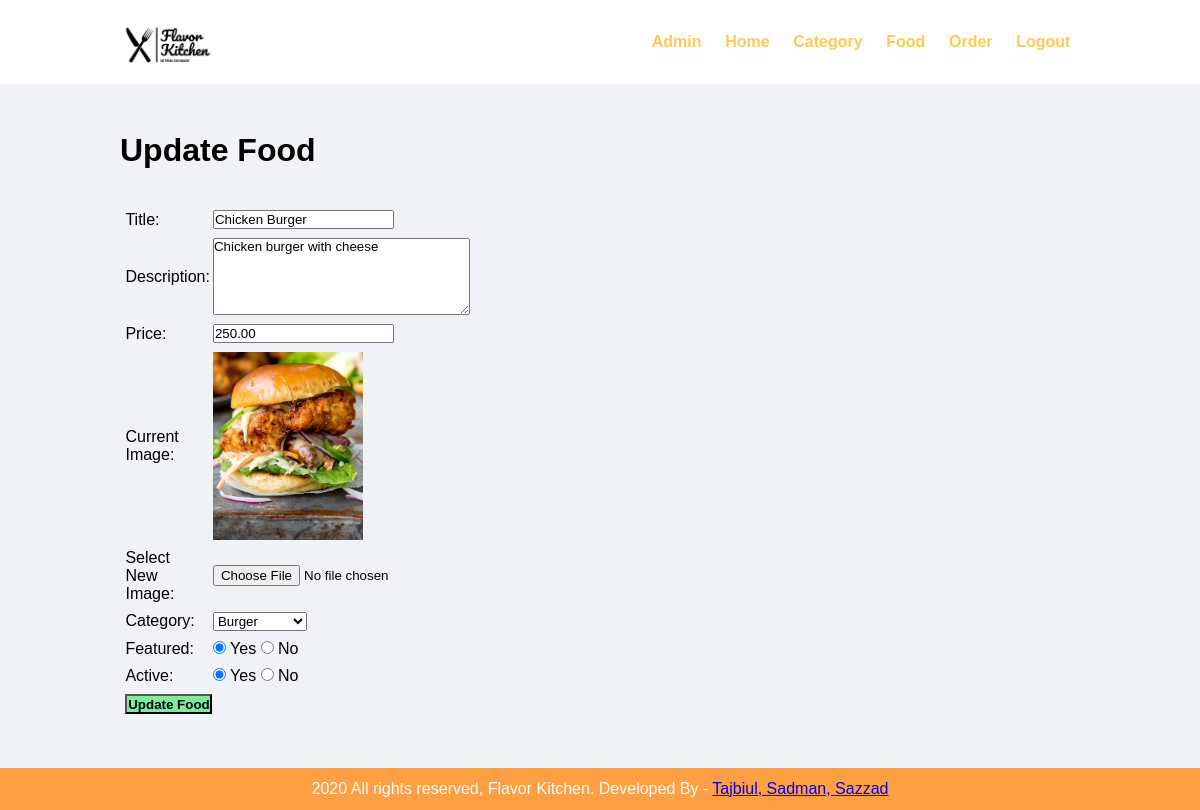
The app's page /admin/update-food.php?id=4 (signed in) with its own data.
### tables this page shows
CREATE TABLE `food` (
  `id` int(10) UNSIGNED NOT NULL,
  `title` varchar(100) NOT NULL,
  `description` text NOT NULL,
  `price` decimal(10,2) NOT NULL,
  `image` varchar(255) NOT NULL,
  `category` int(10) UNSIGNED NOT NULL,
  `featured` varchar(10) NOT NULL,
  `active` varchar(10) NOT NULL
);

CREATE TABLE `category` (
  `id` int(10) UNSIGNED NOT NULL,
  `title` varchar(100) NOT NULL,
  `image` varchar(255) NOT NULL,
  `featured` varchar(10) NOT NULL,
  `active` varchar(10) NOT NULL
);

### admin/update-food.php (the view, shortened to what this page needs)
<?php include('components/header.php'); ?>
<?php
    if(isset($_GET['id']))
    {
        $id = $_GET['id'];
        $sql2 = "SELECT * FROM food WHERE id=$id";
        $res2 = mysqli_query($conn, $sql2);
        $row2 = mysqli_fetch_assoc($res2);
        $title = $row2['title'];
        $description = $row2['description'];
        $price = $row2['price'];
        $current_image = $row2['image'];
        $current_category = $row2['category'];
        $featured = $row2['featured'];
        $active = $row2['active'];
    }
    else
    {
        header('location:'.SITEURL.'admin/manage-food.php');
    }
?>
<div class="main-content">
    <div class="wrapper">
        <h1>Update Food</h1>
        <br><br>
        <form action="" method="POST" enctype="multipart/form-data">
        <table class="tbl-30">
            <tr>
                <td>Title: </td>
                <td>
                    <input type="text" name="title" value="<?php echo $title; ?>">
                </td>
            </tr>
            <tr>
                <td>Description: </td>
                <td>
                    <textarea name="description" cols="30" rows="5"><?php echo $description; ?></textarea>
                </td>
            </tr>
            <tr>
                <td>Price: </td>
                <td>
                    <input type="number" name="price" value="<?php echo $price; ?>">
                </td>
            </tr>
            <tr>
                <td>Current Image: </td>
                <td>
                    <?php
                        if($current_image == "")
                        {
                            echo "<div class='error'>Image not Available.</div>";
                        }
                        else
                        {
                            ?>
                            <img src="<?php echo SITEURL; ?>images/food/<?php echo $current_image; ?>" width="150px">
                            <?php
                        }
                    ?>
                </td>
            </tr>
            <tr>
                <td>Select New Image: </td>
                <td>
                    <input type="file" name="image">
                </td>
            </tr>
            <tr>
                <td>Category: </td>
                <td>
                    <select name="category">
                        <?php
                            $sql = "SELECT * FROM category WHERE active='Yes'";
                            $res = mysqli_query($conn, $sql);
                            $count = mysqli_num_rows($res);
                            if($count>0)
                            {
                                while($row=mysqli_fetch_assoc($res))
                                {
                                    $category_title = $row['title'];
                                    $category_id = $row['id'];
                                    ?>
                                    <option <?php if($current_category==$category_id){echo "selected";} ?> value="<?php echo $category_id; ?>"><?php echo $category_title; ?></option>
                                    <?php
                                }
                            }
                            else
                            {
                                echo "<option value='0'>Category Not Available.</option>";
                            }
                        ?>
                    </select>
                </td>
            </tr>
            <tr>
                <td>Featured: </td>
                <td>
                    <input <?php if($featured=="Yes") {echo "checked";} ?> type="radio" name="featured" value="Yes"> Yes
                    <input <?php if($featured=="No") {echo "checked";} ?> type="radio" name="featured" value="No"> No
                </td>
            </tr>
            <tr>
                <td>Active: </td>
                <td>
                    <input <?php if($active=="Yes") {echo "checked";} ?> type="radio" name="active" value="Yes"> Yes
                    <input <?php if($active=="No") {echo "checked";} ?> type="radio" name="active" value="No"> No
                </td>
            </tr>
            <tr>
                <td>
                    <input type="submit" name="submit" value="Update Food" class="btn-secondary">
                </td>
            </tr>
        </table>
        </form>
    </div>
</div>
<?php include('components/footer.php'); ?>

### css/admin.css (style rules this page uses)
* { margin: 0; padding: 0; font-family: Arial, Helvetica, sans-serif; }
.wrapper { padding: 1%; width: 80%; margin: 0 auto; }
.tbl-30 { width: 30%; }
table tr td { padding: 1%; }
.btn-secondary { background-color: #7bed9f; padding: 1%; color: black; text-decoration: none; font-weight: bold; }
.main-content { background-color: #f1f2f6; padding: 3% 0; }

### records on screen
food: title "Chicken Burger", description "Chicken burger with cheese", price "250.00", image (picture), category "Burger", featured "☑", active "☑"
